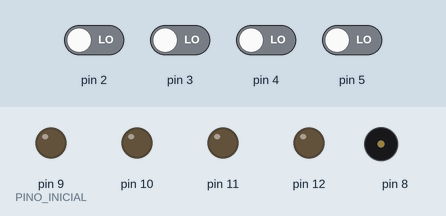
Simulated run of this sketch. Board: Arduino Uno, built with avr-gcc and run on an emulated ATmega328P. Shown: output pins drawn as LEDs (lit = HIGH), buzzer (waves = sounding). Dashed ring = blinking. The inputs (shaded band) are chosen by the test bench; at power-on: pin 2–5 LOW. Random numbers use the default seed unless the sketch sets one.

Above: at 1.5 s.
1.6 s: pin 2 driven HIGH
At 1.72 s:
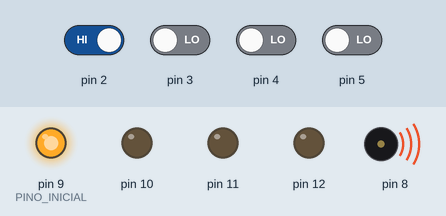
At 2.72 s:
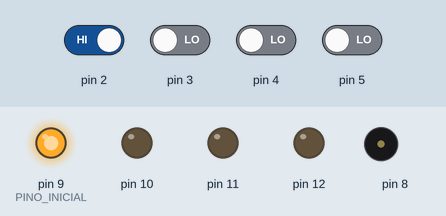
4.6 s: pin 2 driven LOW
6.1 s: pin 3 driven HIGH
At 6.82 s:
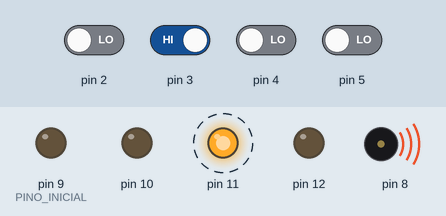
9.1 s: pin 3 driven LOW
Timing chart, 0 to 12.1 s (numbered marks = the images above; inputs shaded):
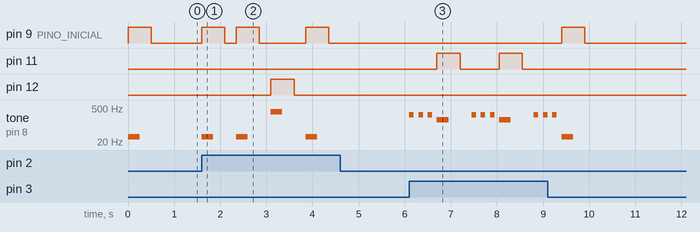

The sketch:

genius.ino
```cpp
/**
  * Programa Genius para Arduino
  */

#define DO 33
#define RE 73
#define MI 165
#define FA 349

#define PINO_INICIAL 9
#define PINO_FINAL 13

int numeros[100];
int posicao;

void setup() {
  randomSeed(analogRead(0));
  configuraPinos();
}

void configuraPinos() {
  for(int i = 2; i <= 5; i++) pinMode(i, INPUT);
  for(int i = 9; i <= 12; i++) pinMode(i, OUTPUT);
}

void loop() {
  genius();
}

void genius() {
  inicializaNumeros();

  while(true) {
    insereNovoNumero();
    exibirSequencia();
    if(!validaSequencia()) {
       perdeu();
       return;
    }
  }

}

void inicializaNumeros() {
  for(int i = 0; i < 100; i++) numeros[i] = 0;
  posicao = 0;
}

void insereNovoNumero() {
  int pinoNovo = numeroRandomico();
  numeros[posicao] = pinoNovo;
  posicao++;
  numeros[posicao] = 0;
}

boolean validaSequencia() {

  for(int i = 0; numeros[i] != 0; i++) {
    int botaoLido = lerBotao();
    if(botaoLido == numeros[i]) {
      piscaLed(numeros[i]);
    } else {
        return false;
    }
  }
  return true;
}

void perdeu() {
  buzz(3);
}

void buzz(int repeticoes) {
  for(int i = 0; i < repeticoes; i++) {
    tone(8, 262, 8/1000);
    delay(100);
    noTone(8);
    delay(100);
  }
}

int numeroRandomico() {
  return random(PINO_INICIAL, PINO_FINAL);
}

void exibirSequencia() {
  for(int i = 0; numeros[i] != 0; i++) {
    if(numeros[i] == 0) return;
    piscaLed(numeros[i]);
  }
}

void piscaLed(int pino) {
  digitalWrite(pino, HIGH);
  tom(pino);
  delay(250);
  digitalWrite(pino, LOW);
  delay(250);
}

void tom(int pino) {
  switch(pino) {
    case 9:
      tone(8, DO, 8/1000);
      break;
    case 10:
      tone(8, RE, 8/1000);
      break;
    case 11:
      tone(8, MI, 8/1000);
      break;
    case 12:
      tone(8, FA, 8/1000);
      break;
    default:
      break;
  }
  delay(250);
  noTone(8);
}

int lerBotao() {
  while(true) {
    for(int i = 2; i < 6; i++) {
      if(digitalRead(i) == HIGH) {
        return i + 7;
      }
    }
  }
}
```

Measured:
- after the input at 1.6 s, pin 9 (PINO_INICIAL): goes HIGH 0.50 s, LOW 0.25 s, HIGH 0.50 s, LOW 1.0 s, HIGH 0.50 s, then LOW, starting at once; pin 12: LOW → HIGH after 1.5 s, → LOW 0.50 s later; tone on pin 8: plays 33 Hz for 0.25 s, 33 Hz for 0.25 s, 349 Hz for 0.25 s, 33 Hz for 0.25 s, starting at once
- after the input at 4.6 s, every drawn part: stays the same
- after the input at 6.1 s, pin 11: alternates HIGH for 0.50 s and LOW for 0.85 s, starting after 0.60 s; tone on pin 8: silent → 262 Hz at once, then repeats every 1.4 s: 2 × (silent 0.10 s, 262 Hz 0.10 s), silent 0.10 s, 165 Hz 0.25 s, silent 0.50 s, 262 Hz 0.10 s
